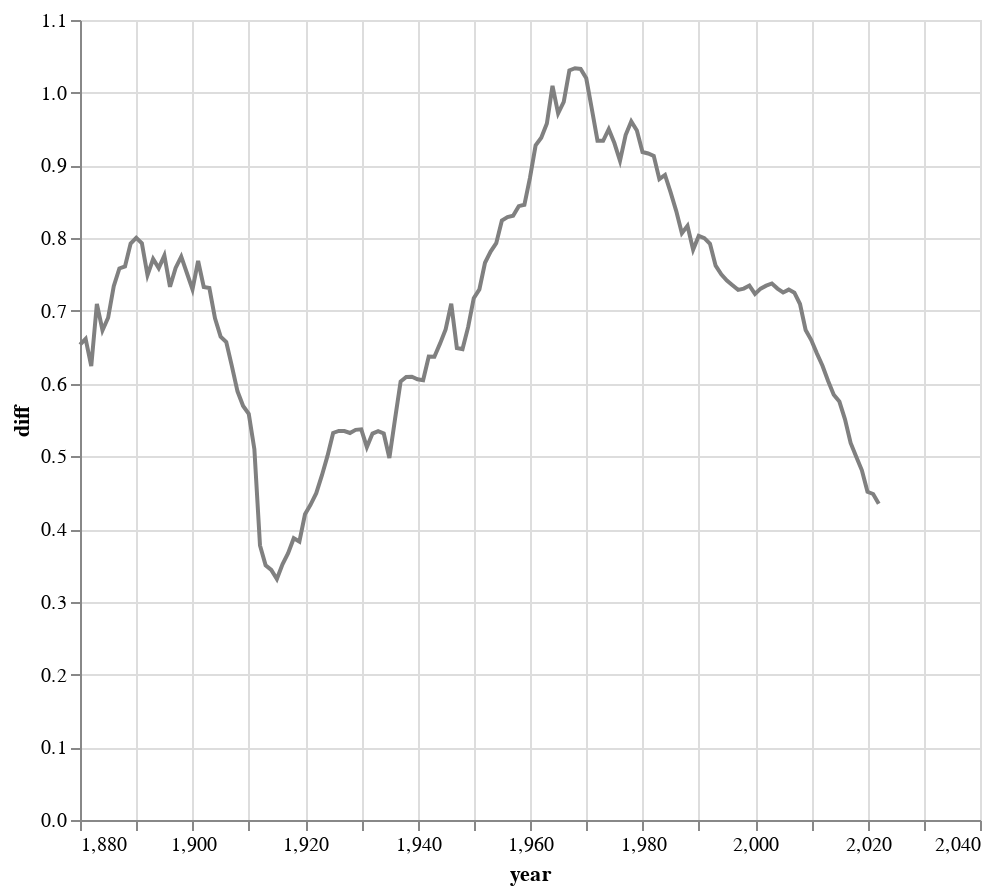

Source (notebook cell):
### Code cell
chart_M = alt.Chart(entropy_diff).mark_line().encode(
    x='year',
    y='diff',
    tooltip=['year', 'diff'],
    color=alt.value('grey')
).properties(
    width=450,
    height=400
)

#display chart
chart_M

### Figure 1 — Vega-Lite specification as saved in the notebook (floating-point values rounded to 4 significant figures; data arrays with more than 128 entries replaced by an {"elided": "..."} marker saying what was removed)
{"config": {"view": {"continuousWidth": 300, "continuousHeight": 300}}, "data": {"name": "data-46df3a5b842194409d6ab7457e166ae7"}, "mark": {"type": "line"}, "encoding": {"color": {"value": "grey"}, "tooltip": [{"field": "year", "type": "quantitative"}, {"field": "diff", "type": "quantitative"}], "x": {"field": "year", "type": "quantitative"}, "y": {"field": "diff", "type": "quantitative"}}, "height": 400, "width": 450, "$schema": "https://vega.github.io/schema/vega-lite/v5.16.3.json", "datasets": {"data-46df3a5b842194409d6ab7457e166ae7": {"elided": "143 records"}}}
